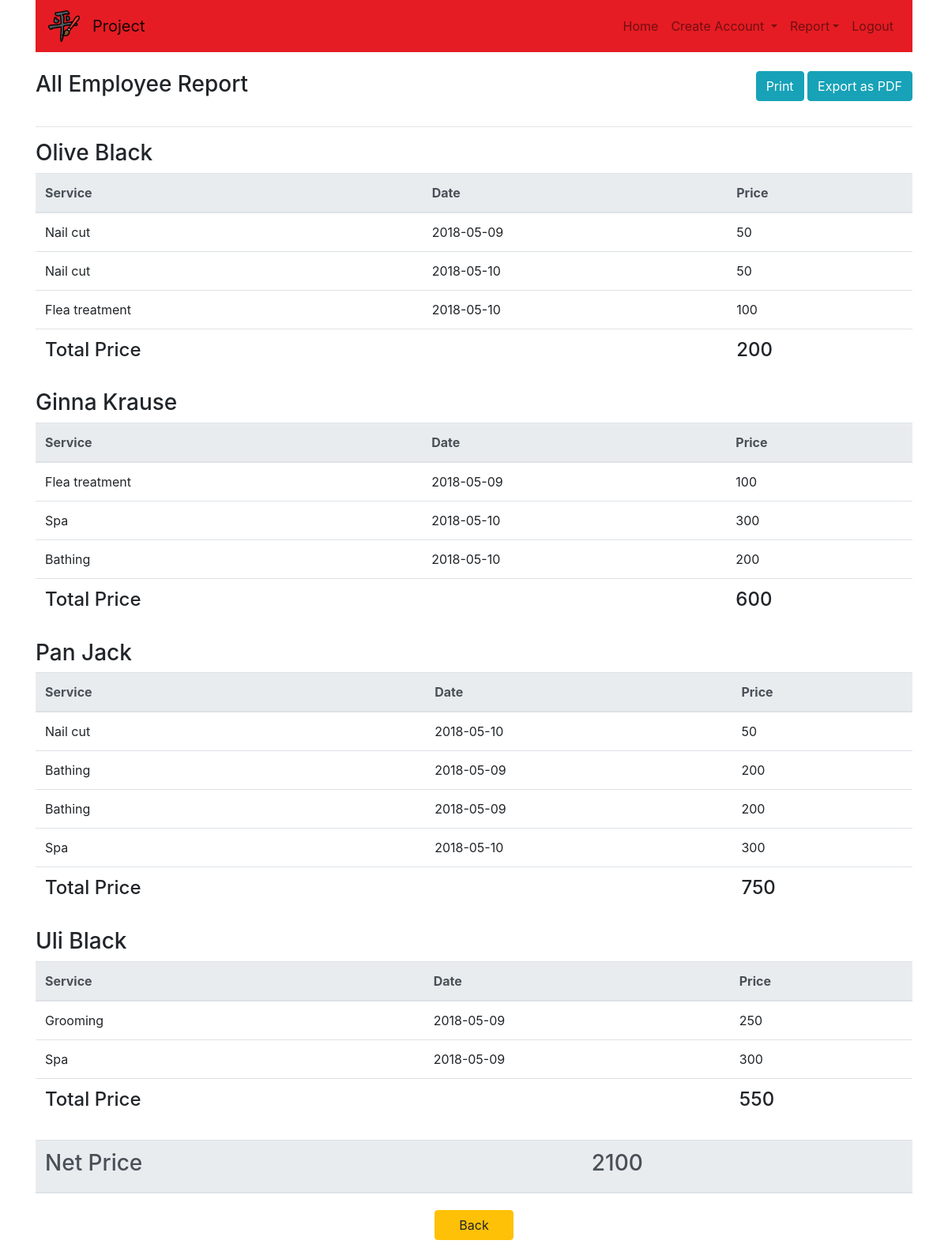
Page /allEmployeeReport.php on the committed database.
### tables this page shows
CREATE TABLE `service_bill` (
  `PetID` int(4) NOT NULL,
  `SerID` int(4) NOT NULL,
  `EmpID` int(4) DEFAULT NULL,
  `SerDate` date NOT NULL,
  `TotalPrice` int(11) NOT NULL,
  `Status` varchar(11) NOT NULL
);

CREATE TABLE `employee` (
  `EmpID` int(4) NOT NULL,
  `EmpName` varchar(50) NOT NULL,
  `EmpLname` varchar(50) NOT NULL,
  `Gender` varchar(50) NOT NULL,
  `DOB` date NOT NULL,
  `SSN` int(13) NOT NULL,
  `Address` varchar(50) NOT NULL,
  `Tel` int(10) NOT NULL,
  `Salary` int(6) NOT NULL
);

### allEmployeeReport.php (the view, shortened to what this page needs)
<?php
    $connect = mysqli_connect("localhost","root","","petsalon");
    $sql1 = "SELECT empID FROM employee";
    $result1 = mysqli_query($connect,$sql1);
    $numrows = mysqli_num_rows($result1);
    while($row = mysqli_fetch_array($result1))
    {
        $employee[] = $row['empID'];
    }
?>
<!doctype html>
<html lang="en">
    <head>
        <link rel="stylesheet" href="https://maxcdn.bootstrapcdn.com/bootstrap/4.0.0/css/bootstrap.min.css">
    </head>
    <body>
        <div class="container">
            <?php
                include("navbar.php");
            ?>
            <div class="row">
                <h3 class="col-6">All Employee Report</h3>
                <div class="col-6" id="button">
                    <div class="form-group float-right">
                        <a href="#" class="btn btn-info float-right" onclick="HTMLtoPDF()" >Export as PDF</a> &nbsp;
                    </div>
                    <div class="form-group float-right">
                        <a href="#" class="btn btn-info float-right" onclick="printContent('reportTable')">Print</a>
                    </div>
                </div>
            </div><hr>
            <div id="reportTable">
            <?php
                $totalPrice = 0;
                for($i = 0; $i < $numrows; $i++)
                {
                    $sql = "SELECT employee.EmpName, employee.EmpLname, service_bill.SerDate, service.SerName, service.Price
                            FROM employee, service_bill, service
                            WHERE employee.EmpID = service_bill.EmpID
                            AND service_bill.SerID = service.SerID
                            AND service_bill.EmpID = ".$employee[$i];
                    $result = mysqli_query($connect,$sql);
                    $row = mysqli_fetch_array($result);
                    $sql1 = "SELECT employee.EmpName, employee.EmpLname, service.SerName, service_bill.SerDate, service.Price
                            FROM employee, service_bill, service
                            WHERE employee.EmpID = service_bill.EmpID
                            AND service_bill.SerID = service.SerID
                            AND service_bill.Status = 'Paid'
                            AND service_bill.EmpID = ".$employee[$i];
                    $result1 = mysqli_query($connect,$sql1);
                ?>
                    <h3><?php echo $row['EmpName'] ." ". $row['EmpLname']?></h3>
                    <table class="table">
                <thead class="thead-light">
                    <tr>
                        <th>Service</th>
                        <th>Date</th>
                        <th>Price</th>
                    </tr>
                </thead>
                <tbody>
                    <?php
                        $total = 0;
                        while($row1 = mysqli_fetch_array($result1))
                        {
                    ?>
                        <tr>
                            <td><?php echo $row1['SerName']?></td>
                            <td><?php echo $row1['SerDate']?></td>
                            <td><?php echo $row1['Price']?></td>
                        </tr>
                    <?php
                        $p = $row1['Price'];
                        $total = $total + $p;
                        }
                    ?>
                    <tr>
                        <td><h4>Total Price</h4></td>
                        <td></td>
                        <td><h4><?php echo $total; ?></h4></td>
                        <?php
                                    $totalPrice = $total + $totalPrice;
                                ?>
                    </tr>
                </tbody>
            </table>
            <?php
                }
            ?>
            <table class="table">
                <thead class="thead-light">
                    <tr>
                        <th><h3>Net Price</h3></th>
                        <th><h3><?php echo $totalPrice; ?></h3></th>
                    </tr>
                </thead>
            </table>
            </div>
            <div class="row justify-content-center">
                <a href="serviceList.php" class="">
                    <button type="text" class="btn btn-warning" style="width:100px; margin:5px;">Back</button>
                </a>
            </div>
        </div>
    </body>
</html>

### rows in the picture
service_bill: EmpID.EmpName "Olive", EmpID.EmpLname "Black", SerName "Nail cut", SerDate "2018-05-09", Price "50", SerDate "2018-05-10", SerName "Flea treatment", Price "100", total "200"
service_bill: EmpID.EmpName "Ginna", EmpID.EmpLname "Krause", SerName "Flea treatment", SerDate "2018-05-09", Price "100", SerName "Spa", SerDate "2018-05-10", Price "300", SerName "Bathing", Price "200", total "600"
service_bill: EmpID.EmpName "Pan", EmpID.EmpLname "Jack", SerName "Nail cut", SerDate "2018-05-10", Price "50", SerName "Bathing", SerDate "2018-05-09", Price "200", SerName "Spa", Price "300", total "750"
service_bill: EmpID.EmpName "Uli", EmpID.EmpLname "Black", SerName "Grooming", SerDate "2018-05-09", Price "250", SerName "Spa", Price "300", total "550"

### other values in the picture
$totalPrice "2100"
